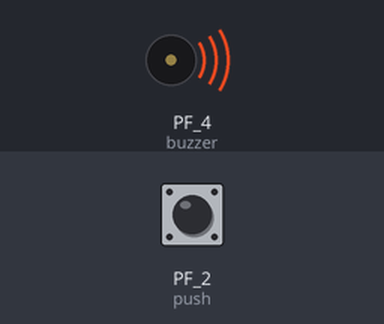
This sketch was run on a simulated TI Tiva C LaunchPad. On the bench: buzzer (waves = sounding). The inputs (shaded band) are chosen by the test bench; at power-on: PF_2 (push) HIGH. What the sketch prints to the serial monitor is not drawn.

Above: at 1.2 s.
1.3 s: PF_2 (push) pulled LOW for 0.15 s
Timing chart, 0 to 8.9 s (numbered marks = the images above; inputs shaded):
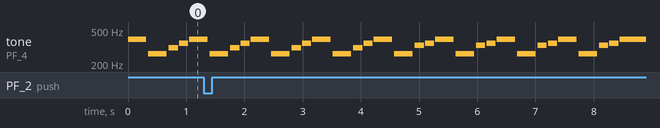

The sketch:

musica2.0.ino
```cpp
/***************************************************************************
 * Alumno: Mariandree Rivera
 * Carnet: 18178
 * Proyecto #3, Dino_Run
 * *************************************************************************
 */
/*
  Game of Thrones
  Connect a piezo buzzer or speaker to pin 11 or select a new pin.
  More songs available at https://github.com/robsoncouto/arduino-songs

                                              Robson Couto, 2019
*/
#define NOTE_B0  31                          //definicion de las notas
#define NOTE_C1  33
#define NOTE_CS1 35
#define NOTE_D1  37
#define NOTE_DS1 39
#define NOTE_E1  41
#define NOTE_F1  44
#define NOTE_FS1 46
#define NOTE_G1  49
#define NOTE_GS1 52
#define NOTE_A1  55
#define NOTE_AS1 58
#define NOTE_B1  62
#define NOTE_C2  65
#define NOTE_CS2 69
#define NOTE_D2  73
#define NOTE_DS2 78
#define NOTE_E2  82
#define NOTE_F2  87
#define NOTE_FS2 93
#define NOTE_G2  98
#define NOTE_GS2 104
#define NOTE_A2  110
#define NOTE_AS2 117
#define NOTE_B2  123
#define NOTE_C3  131
#define NOTE_CS3 139
#define NOTE_D3  147
#define NOTE_DS3 156
#define NOTE_E3  165
#define NOTE_F3  175
#define NOTE_FS3 185
#define NOTE_G3  196
#define NOTE_GS3 208
#define NOTE_A3  220
#define NOTE_AS3 233
#define NOTE_B3  247
#define NOTE_C4  262
#define NOTE_CS4 277
#define NOTE_D4  294
#define NOTE_DS4 311
#define NOTE_E4  330
#define NOTE_F4  349
#define NOTE_FS4 370
#define NOTE_G4  392
#define NOTE_GS4 415
#define NOTE_A4  440
#define NOTE_AS4 466
#define NOTE_B4  494
#define NOTE_C5  523
#define NOTE_CS5 554
#define NOTE_D5  587
#define NOTE_DS5 622
#define NOTE_E5  659
#define NOTE_F5  698
#define NOTE_FS5 740
#define NOTE_G5  784
#define NOTE_GS5 831
#define NOTE_A5  880
#define NOTE_AS5 932
#define NOTE_B5  988
#define NOTE_C6  1047
#define NOTE_CS6 1109
#define NOTE_D6  1175
#define NOTE_DS6 1245
#define NOTE_E6  1319
#define NOTE_F6  1397
#define NOTE_FS6 1480
#define NOTE_G6  1568
#define NOTE_GS6 1661
#define NOTE_A6  1760
#define NOTE_AS6 1865
#define NOTE_B6  1976
#define NOTE_C7  2093
#define NOTE_CS7 2217
#define NOTE_D7  2349
#define NOTE_DS7 2489
#define NOTE_E7  2637
#define NOTE_F7  2794
#define NOTE_FS7 2960
#define NOTE_G7  3136
#define NOTE_GS7 3322
#define NOTE_A7  3520
#define NOTE_AS7 3729
#define NOTE_B7  3951
#define NOTE_C8  4186
#define NOTE_CS8 4435
#define NOTE_D8  4699
#define NOTE_DS8 4978
#define REST      0

int tempo = 85;
int buzzer = PF_4;
int push = PF_2;

int melody[] = {

  // Game of Thrones
  // Score available at https://musescore.com/user/8407786/scores/2156716

  NOTE_G4,8, NOTE_C4,8, NOTE_DS4,16, NOTE_F4,16, NOTE_G4,8, NOTE_C4,8, NOTE_DS4,16, NOTE_F4,16, //1
  NOTE_G4,8, NOTE_C4,8, NOTE_DS4,16, NOTE_F4,16, NOTE_G4,8, NOTE_C4,8, NOTE_DS4,16, NOTE_F4,16,
  NOTE_G4,8, NOTE_C4,8, NOTE_E4,16, NOTE_F4,16, NOTE_G4,8, NOTE_C4,8, NOTE_E4,16, NOTE_F4,16,
  NOTE_G4,8, NOTE_C4,8, NOTE_E4,16, NOTE_F4,16, NOTE_G4,8, NOTE_C4,8, NOTE_E4,16, NOTE_F4,16,
  NOTE_G4,-4, NOTE_C4,-4,//5

  NOTE_DS4,16, NOTE_F4,16, NOTE_G4,4, NOTE_C4,4, NOTE_DS4,16, NOTE_F4,16, //6
  NOTE_D4,-1, //7 and 8
  NOTE_F4,-4, NOTE_AS3,-4,
  NOTE_DS4,16, NOTE_D4,16, NOTE_F4,4, NOTE_AS3,-4,
  NOTE_DS4,16, NOTE_D4,16, NOTE_C4,-1, //11 and 12

  //repeats from 5
  NOTE_G4,-4, NOTE_C4,-4,//5

  NOTE_DS4,16, NOTE_F4,16, NOTE_G4,4, NOTE_C4,4, NOTE_DS4,16, NOTE_F4,16, //6
  NOTE_D4,-1, //7 and 8
  NOTE_F4,-4, NOTE_AS3,-4,
  NOTE_DS4,16, NOTE_D4,16, NOTE_F4,4, NOTE_AS3,-4,
  NOTE_DS4,16, NOTE_D4,16, NOTE_C4,-1, //11 and 12
  NOTE_G4,-4, NOTE_C4,-4,
  NOTE_DS4,16, NOTE_F4,16, NOTE_G4,4,  NOTE_C4,4, NOTE_DS4,16, NOTE_F4,16,

  NOTE_D4,-2,//15
  NOTE_F4,-4, NOTE_AS3,-4,
  NOTE_D4,-8, NOTE_DS4,-8, NOTE_D4,-8, NOTE_AS3,-8,
  NOTE_C4,-1,
  NOTE_C5,-2,
  NOTE_AS4,-2,
  NOTE_C4,-2,
  NOTE_G4,-2,
  NOTE_DS4,-2,
  NOTE_DS4,-4, NOTE_F4,-4,
  NOTE_G4,-1,

  NOTE_C5,-2,//28
  NOTE_AS4,-2,
  NOTE_C4,-2,
  NOTE_G4,-2,
  NOTE_DS4,-2,
  NOTE_DS4,-4, NOTE_D4,-4,
  NOTE_C5,8, NOTE_G4,8, NOTE_GS4,16, NOTE_AS4,16, NOTE_C5,8, NOTE_G4,8, NOTE_GS4,16, NOTE_AS4,16,
  NOTE_C5,8, NOTE_G4,8, NOTE_GS4,16, NOTE_AS4,16, NOTE_C5,8, NOTE_G4,8, NOTE_GS4,16, NOTE_AS4,16,

  REST,4, NOTE_GS5,16, NOTE_AS5,16, NOTE_C6,8, NOTE_G5,8, NOTE_GS5,16, NOTE_AS5,16,
  NOTE_C6,8, NOTE_G5,16, NOTE_GS5,16, NOTE_AS5,16, NOTE_C6,8, NOTE_G5,8, NOTE_GS5,16, NOTE_AS5,16,
};

int notes = sizeof(melody) / sizeof(melody[0]) / 2;
int wholenote = (60000 * 4) / tempo; // calculo de la nota en  ms
int divider = 0, noteDuration = 0;
int HSPI = 0;
int SendD = 0;

void setup() {

  Serial2.begin(9600);

  pinMode(push,INPUT_PULLUP);            //declaracion del push para el juego
  attachInterrupt(digitalPinToInterrupt(push),pushFunction1,FALLING);

}
void pushFunction1 (){                   //Funcion que nos habla como se envia
  byte info=1;                           //la informacion en UART.
  bitWrite(SendD,1,info);
  delay(10);
  if (Serial2.available()>0){
    HSPI=Serial.read();
    Serial2.write(SendD);
  }
  Serial.println(info);
  delay(10);
  info = 0;
  bitWrite(SendD,1,info);

  }


void loop() {           // funcion de que envia la informacion para sonar la musica.
    for (int thisNote = 0; thisNote < notes * 2; thisNote = thisNote + 2) {
    divider = melody[thisNote + 1];    // calculo de las notas
    if (divider > 0) {
      noteDuration = (wholenote) / divider;       // nota normal suena.
    }
    else if (divider < 0) {
      noteDuration = (wholenote) / abs(divider);
      noteDuration *= 1.5; // incrementar la duracion de la nota un 50% mas.
    }

    tone(buzzer, melody[thisNote], noteDuration * 0.9);

    delay(noteDuration); // espera el tiempo de la nota sonando.

    noTone(buzzer); // calla el sonido antes de cada nota
  }
}
```

Measured:
- by itself, tone on PF_4 (buzzer): plays 262 Hz for 0.32 s, 311 Hz for 0.16 s, 349 Hz for 0.16 s, 392 Hz for 0.32 s, 262 Hz for 0.32 s, 311 Hz for 0.16 s … (28 notes in this stretch)
